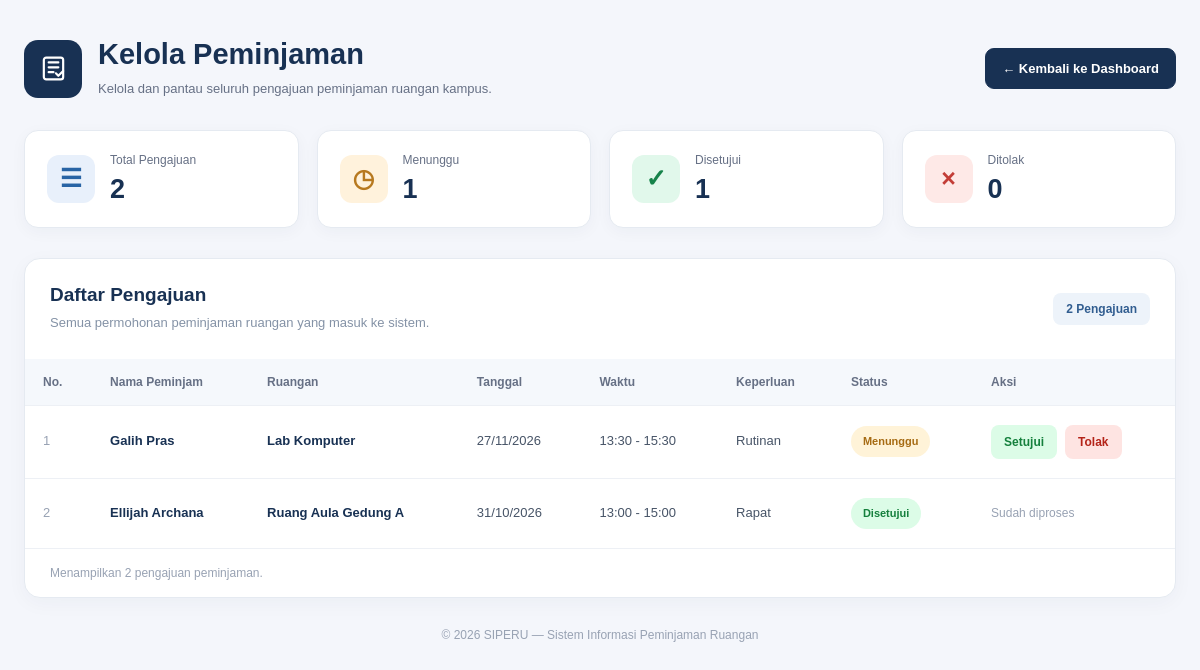
The app's page /peminjaman.php (signed in) with its own data.
### tables this page shows
CREATE TABLE `peminjaman` (
  `id_peminjaman` int(11) NOT NULL,
  `id_user` int(11) NOT NULL,
  `id_ruangan` int(11) NOT NULL,
  `tanggal` date NOT NULL,
  `jam_mulai` time NOT NULL,
  `jam_selesai` time NOT NULL,
  `keperluan` text NOT NULL,
  `status` enum('menunggu','disetujui','ditolak') NOT NULL DEFAULT 'menunggu'
);

CREATE TABLE `users` (
  `id_user` int(11) NOT NULL,
  `nama` varchar(100) NOT NULL,
  `email` varchar(150) NOT NULL,
  `password` varchar(255) NOT NULL,
  `role` enum('admin','peminjam') NOT NULL
);

CREATE TABLE `ruangan` (
  `id_ruangan` int(11) NOT NULL,
  `nama_ruangan` varchar(100) NOT NULL,
  `lokasi` varchar(150) NOT NULL,
  `kapasitas` int(11) NOT NULL,
  `fasilitas` text NOT NULL
);

### peminjaman.php (the view, shortened to what this page needs)
<?php
require_once __DIR__ . "/../koneksi.php";
$sql = "SELECT p.*, u.nama, r.nama_ruangan
        FROM peminjaman p
        JOIN users u ON p.id_user = u.id_user
        JOIN ruangan r ON p.id_ruangan = r.id_ruangan
        ORDER BY p.tanggal DESC, p.jam_mulai DESC";
$data = $koneksi->query($sql)->fetchAll(PDO::FETCH_ASSOC);
$total = count($data);
$menunggu = 0;
$disetujui = 0;
$ditolak = 0;
foreach ($data as $item) {
    switch ($item["status"]) {
        case "menunggu":
            $menunggu++;
            break;
        case "disetujui":
            $disetujui++;
            break;
    }
}
function aman($nilai) {
    return htmlspecialchars(
        (string) $nilai,
        ENT_QUOTES,
        "UTF-8"
    );
}
?>
<!DOCTYPE html>
<html lang="id">
<head>
    <link rel="stylesheet"
          href="../assets/css/peminjaman-admin.css">
</head>
<body>
<div class="page-container">
    <header class="page-header">
        <div class="header-content">
            <div class="header-icon">
                <svg xmlns="http://www.w3.org/2000/svg"
                     width="29" height="29"
                     viewBox="0 0 24 24"
                     fill="none"
                     stroke="currentColor"
                     stroke-width="1.8"
                     stroke-linecap="round"
                     stroke-linejoin="round">
                    <rect x="4" y="3"
                          width="16" height="18"
                          rx="2"/>
                    <path d="M8 7h8M8 11h8M8 15h4"/>
                    <path d="m14 16 2 2 4-4"/>
                </svg>
            </div>
            <div>
                <h1>Kelola Peminjaman</h1>
                <p>
                    Kelola dan pantau seluruh pengajuan
                    peminjaman ruangan kampus.
                </p>
            </div>
        </div>
        <a href="dashboard.php" class="back-button">
            &larr; Kembali ke Dashboard
        </a>
    </header>
    <section class="summary-grid">
        <div class="summary-card">
            <div class="summary-icon total-icon">
                &#9776;
            </div>
            <div>
                <p>Total Pengajuan</p>
                <h2><?= $total ?></h2>
            </div>
        </div>
        <div class="summary-card">
            <div class="summary-icon pending-icon">
                &#9719;
            </div>
            <div>
                <p>Menunggu</p>
                <h2><?= $menunggu ?></h2>
            </div>
        </div>
        <div class="summary-card">
            <div class="summary-icon approved-icon">
                &#10003;
            </div>
            <div>
                <p>Disetujui</p>
                <h2><?= $disetujui ?></h2>
            </div>
        </div>
        <div class="summary-card">
            <div class="summary-icon rejected-icon">
                &times;
            </div>
            <div>
                <p>Ditolak</p>
                <h2><?= $ditolak ?></h2>
            </div>
        </div>
    </section>
    <section class="history-card">
        <div class="history-heading">
            <div>
                <h2>Daftar Pengajuan</h2>
                <p>
                    Semua permohonan peminjaman
                    ruangan yang masuk ke sistem.
                </p>
            </div>
            <span class="total-label">
                <?= $total ?> Pengajuan
            </span>
        </div>
        <div class="table-wrapper">
            <table>
                <thead>
                    <tr>
                        <th>No.</th>
                        <th>Nama Peminjam</th>
                        <th>Ruangan</th>
                        <th>Tanggal</th>
                        <th>Waktu</th>
                        <th>Keperluan</th>
                        <th>Status</th>
                        <th>Aksi</th>
                    </tr>
                </thead>
                <tbody>
                <?php if (empty($data)): ?>
                    <tr>
                        <td colspan="8" class="empty-state">
                            <h3>Belum Ada Pengajuan</h3>
                            <p>
                                Belum ada permohonan peminjaman
                                ruangan yang masuk.
                            </p>
                        </td>
                    </tr>
                <?php else: ?>
                    <?php foreach ($data as $index => $p): ?>
                        <?php
                        $kelasStatus = [
                            "menunggu" => "pending",
                            "disetujui" => "approved",
                            "ditolak" => "rejected"
                        ][$p["status"]] ?? "pending";
                        $labelStatus = [
                            "menunggu" => "Menunggu",
                            "disetujui" => "Disetujui",
                            "ditolak" => "Ditolak"
                        ][$p["status"]] ?? $p["status"];
                        ?>
                        <tr>
                            <td class="number-cell">
                                <?= $index + 1 ?>
                            </td>
                            <td>
                                <strong class="borrower-name">
                                    <?= aman($p["nama"]) ?>
                                </strong>
                            </td>
                            <td>
                                <strong class="room-name">
                                    <?= aman($p["nama_ruangan"]) ?>
                                </strong>
                            </td>
                            <td>
                                <?= aman(date(
                                    "d/m/Y",
                                    strtotime($p["tanggal"])
                                )) ?>
                            </td>
                            <td class="time-cell">
                                <?= aman(substr(
                                    $p["jam_mulai"], 0, 5
                                )) ?>
                                -
                                <?= aman(substr(
                                    $p["jam_selesai"], 0, 5
                                )) ?>
                            </td>
                            <td class="purpose-cell">
                                <?= aman($p["keperluan"]) ?>
                            </td>
                            <td>
                                <span class="status <?= aman($kelasStatus) ?>">
                                    <?= aman($labelStatus) ?>
                                </span>
                            </td>
                            <td class="action-cell">
                                <?php if ($p["status"] === "menunggu"): ?>
                                    <form method="POST"
                                          class="action-form">
                                        <button type="submit"
                                                name="aksi"
                                                value="setujui"
                                                class="approve-button">
                                            Setujui
                                        </button>
                                        <button type="submit"
                                                name="aksi"
                                                value="tolak"
                                                class="reject-button">
                                            Tolak
                                        </button>
                                    </form>
                                <?php else: ?>
                                    <span class="processed-label">
                                        Sudah diproses
                                    </span>
                                <?php endif; ?>
                            </td>
                        </tr>
                    <?php endforeach; ?>
                <?php endif; ?>
                </tbody>
            </table>
        </div>
        <div class="table-footer">
            Menampilkan <?= $total ?> pengajuan peminjaman.
        </div>
    </section>
    <footer class="footer">
        &copy; 2026 SIPERU —
        Sistem Informasi Peminjaman Ruangan
    </footer>
</div>
</body>
</html>

### peminjaman-admin.css (style rules this page uses)
* { margin: 0; padding: 0; box-sizing: border-box; }
body { min-height: 100vh; font-family: Arial, sans-serif; background: #f4f6fb; color: #183153; }
a { text-decoration: none; }
.page-container { max-width: 1400px; margin: 0 auto; padding: 38px 24px; }
.page-header { display: flex; align-items: center; justify-content: space-between; gap: 20px; margin-bottom: 30px; }
.header-content { display: flex; align-items: center; gap: 16px; }
.header-icon { width: 58px; height: 58px; min-width: 58px; display: flex; align-items: center; justify-content: center; background: #183153; color: white; border-radius: 14px; }
.page-header h1 { font-size: 29px; margin-bottom: 8px; }
.page-header p { color: #667085; font-size: 13px; line-height: 1.6; }
.back-button { display: inline-block; padding: 12px 16px; border-radius: 9px; background: #183153; border: 1px solid #183153; color: #ffffff; font-size: 13px; font-weight: 600; white-space: nowrap; transition: 0.2s; }
.summary-grid { display: grid; grid-template-columns: repeat(4, 1fr); gap: 18px; margin-bottom: 30px; }
.summary-card { display: flex; align-items: center; gap: 15px; padding: 22px; background: #ffffff; border: 1px solid #e5eaf1; border-radius: 14px; box-shadow: 0 4px 16px rgba(24, 49, 83, 0.04); }
.summary-icon { width: 48px; height: 48px; min-width: 48px; display: flex; align-items: center; justify-content: center; border-radius: 12px; font-size: 25px; font-weight: bold; }
.total-icon { background: #e8f0fb; color: #2864a5; }
.pending-icon { background: #fff2dc; color: #b7791f; }
.approved-icon { background: #e1f8eb; color: #16834a; }
.rejected-icon { background: #fee9e7; color: #c33d37; }
.summary-card p { color: #667085; font-size: 12px; margin-bottom: 7px; }
.summary-card h2 { color: #183153; font-size: 27px; }
.history-card { background: #ffffff; border: 1px solid #e5eaf1; border-radius: 16px; overflow: hidden; box-shadow: 0 5px 20px rgba(24, 49, 83, 0.04); }
.history-heading { display: flex; justify-content: space-between; align-items: center; gap: 16px; padding: 25px; }
.history-heading h2 { font-size: 19px; margin-bottom: 7px; }
.history-heading p { color: #8492a6; font-size: 13px; line-height: 1.6; }
.total-label { padding: 9px 13px; background: #edf3fa; color: #315d90; border-radius: 8px; font-size: 12px; font-weight: 700; white-space: nowrap; }
.table-wrapper { width: 100%; overflow-x: auto; }
table { width: 100%; min-width: 1050px; border-collapse: collapse; }
thead { background: #f5f8fc; }
th { padding: 16px 18px; color: #667085; font-size: 12px; font-weight: 600; text-align: left; white-space: nowrap; }
td { padding: 19px 18px; border-top: 1px solid #edf0f5; color: #475467; font-size: 13px; line-height: 1.6; vertical-align: middle; }
.number-cell { color: #98a2b3; }
.borrower-name, .room-name { display: block; color: #183153; font-size: 13px; }
.time-cell { white-space: nowrap; }
.purpose-cell { max-width: 230px; overflow-wrap: anywhere; }
.status { display: inline-block; padding: 7px 12px; border-radius: 20px; font-size: 11px; font-weight: 700; white-space: nowrap; }
.status.pending { background: #fff3d8; color: #a66b13; }
.status.approved { background: #dcfce7; color: #15803d; }
.action-cell { min-width: 165px; }
.action-form { display: flex; align-items: center; gap: 8px; }
.action-form button { border: none; border-radius: 8px; padding: 10px 13px; font-size: 12px; font-weight: 700; cursor: pointer; transition: 0.2s; }
.approve-button { background: #dcfce7; color: #15803d; }
.reject-button { background: #fee4e2; color: #b42318; }
.processed-label { color: #98a2b3; font-size: 12px; white-space: nowrap; }
.table-footer { padding: 17px 25px; border-top: 1px solid #edf0f5; color: #98a2b3; font-size: 12px; }
.footer { text-align: center; color: #98a2b3; font-size: 12px; padding: 30px 0 10px; }

### records on screen
peminjaman: id_user.nama "Galih Pras", id_ruangan.nama_ruangan "Lab Komputer", tanggal "27/11/2026", jam_mulai "13:30", jam_selesai "15:30", keperluan "Rutinan", status "Menunggu"
peminjaman: id_user.nama "Ellijah Archana", id_ruangan.nama_ruangan "Ruang Aula Gedung A", tanggal "31/10/2026", jam_mulai "13:00", jam_selesai "15:00", keperluan "Rapat", status "Disetujui", shows "Sudah diproses"

### other values on screen
$total "2"
$menunggu "1"
$disetujui "1"
$ditolak "0"
